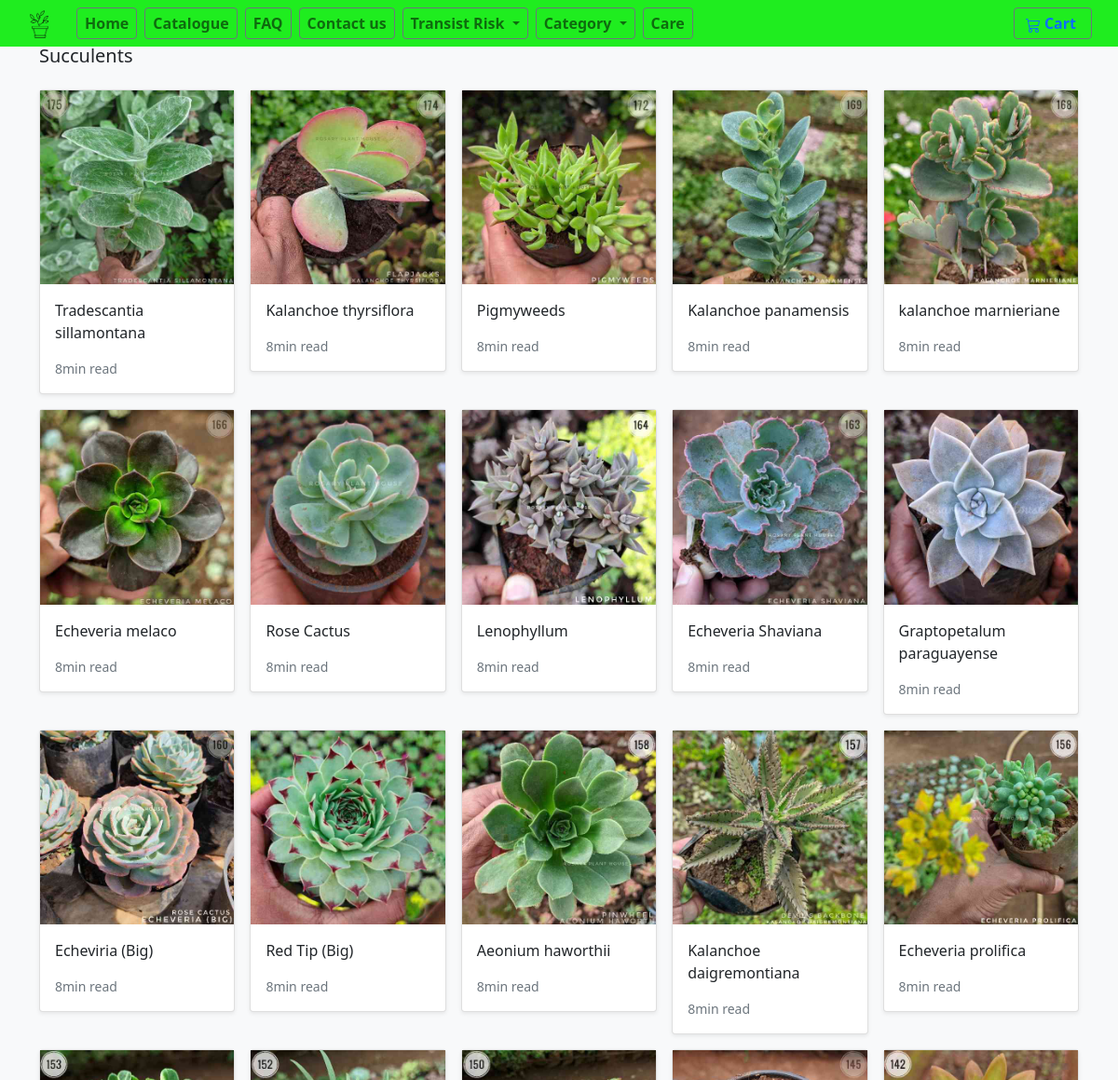
/shop/succulents/ (upper part), run on an earlier commit of the app's database.
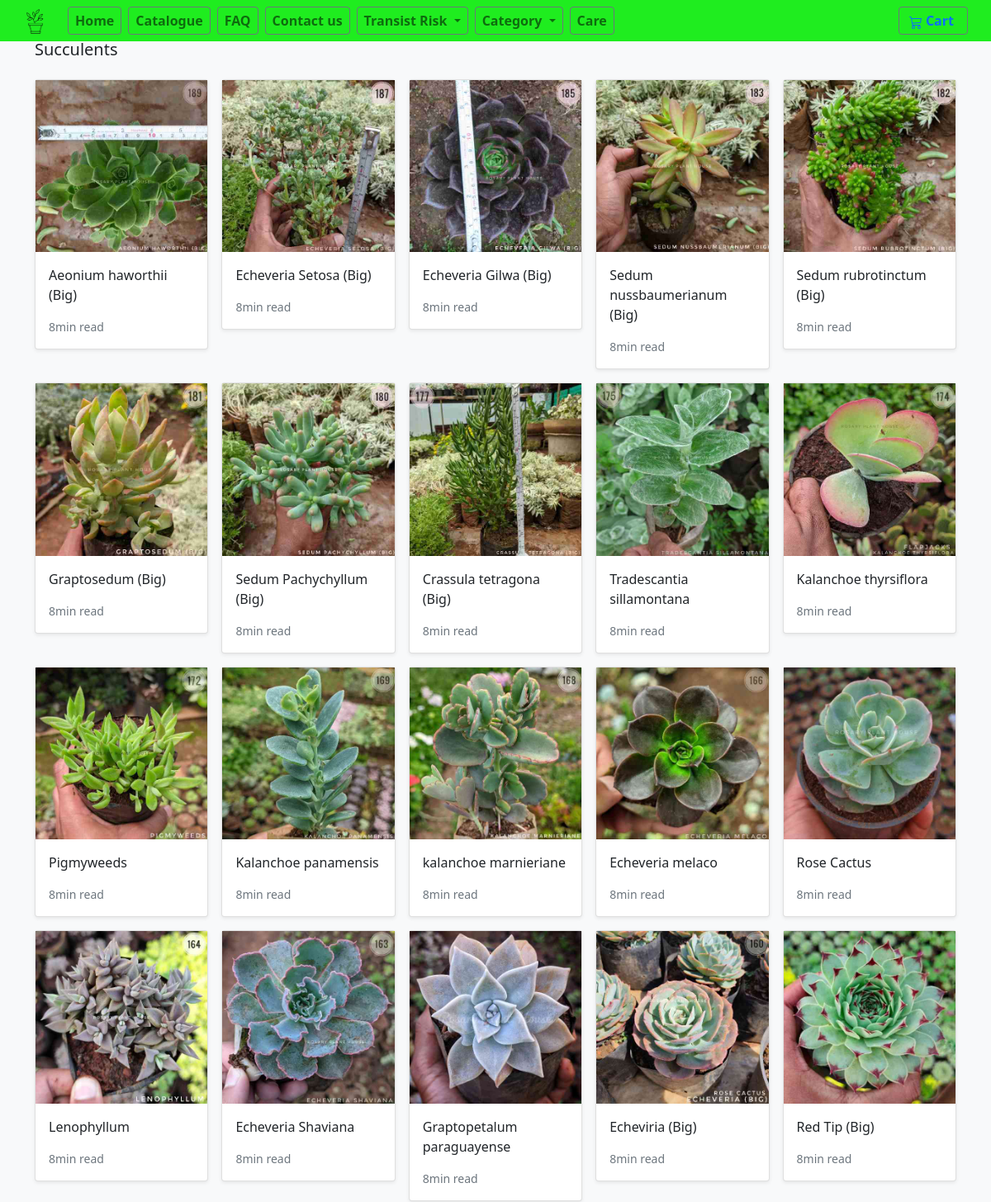
And on a later commit of the database.
### store/models.py (models this page shows, shortened)
class Product(models.Model):
    pid=models.IntegerField(null=False)
    category = models.ForeignKey(Category, related_name='product', on_delete=models.CASCADE,default=7)
    risk = models.ForeignKey(Risk, related_name='product', on_delete=models.CASCADE,default=1)
    created_by = models.ForeignKey(User, on_delete=models.CASCADE, related_name='product_creator',default=1)
    title = models.CharField(max_length=255)
    Nickname=models.CharField(max_length=255)
    author = models.CharField(max_length=255, default='admin')
    description = models.TextField(blank=True)
    image = models.ImageField(upload_to='images/', default='images/default.png')
    slug = models.SlugField(max_length=255)
    size=models.CharField(max_length=255, default="2-3")
    price = models.IntegerField(default=0)
    disprice = models.IntegerField(default=0)
    orgprice = models.IntegerField(default=0)
    in_stock = models.BooleanField(default=True)
    indoor = models.BooleanField(default=False)
    mother = models.BooleanField(default=False)
    is_active = models.BooleanField(default=True)
    created = models.DateTimeField(auto_now_add=True)
    updated = models.DateTimeField(auto_now=True)
    objects = models.Manager()
    sun = models.ForeignKey(Sun, related_name='product', on_delete=models.CASCADE,default=1)
    Watering = models.ForeignKey(Watering, related_name='product', on_delete=models.CASCADE,default=1)
    products = ProductManager()
    maintenance = models.ForeignKey(maintenance, related_name='product', on_delete=models.CASCADE,default=1)
    tag = models.CharField(max_length=20, choices=TAG_CHOICES, default='None')
    class Meta:
        verbose_name_plural = 'Products'
        ordering = ('-created',)
    def get_absolute_url(self):
        return reverse('store:product_detail', args=[self.slug])

### store/views.py (the view)
# urls.py: path('shop/<slug:category_slug>/', views.category_list, name='category_list'),
def category_list(request, category_slug=None):
    category = get_object_or_404(Category, slug=category_slug)
    products = Product.objects.filter(category=category)
    return render(request, 'store/products/category.html', {'category': category, 'products': products})

### basket/basket.py (called while the page is built)
    def __len__(self):
        return sum(item['qty'] for item in self.basket.values())

### basket/context_processors.py (called while the page is built)
def basket(request):
    return {'basket': Basket(request)}

### store/context_processors.py (called while the page is built)
def categories(request):
    Product.objects.update(price=F('orgprice')-F('disprice'))
    return {
        'categories': Category.objects.all()
    }

### templates/store/products/category.html (shortened to what this page needs)
{% extends "../base.html" %}
{% load static %}
{% block content %}
<main>
  <div class="album py-5 bg-light">
    <div class="container">
      <div class="pb-3 h5">{{category.name|title}}</div>
      <div class="row row-cols-1 row-cols-sm-2 row-cols-md-5 g-3">
        {% for product in products %}
        <div class="col">
          <div class="card shadow-sm">
          <img class="img-fluid" alt="Responsive image" src="{{ product.image.url }}">
            <div class="card-body">
              <p class="card-text">
                <a class="text-dark text-decoration-none" href="{{ product.get_absolute_url }}">{{ product.title }}</a>
              </p>
              <div class="d-flex justify-content-between align-items-center">
                <small class="text-muted">8min read</small>
              </div>
            </div>
          </div>
        </div>
        {% endfor %}
      </div>
    </div>
  </div>
</main>
{% endblock %}

What changed in the data, as far as the page shows it:
no longer on this page (row unchanged): Product: image (picture), title "Aeonium haworthii"
no longer on this page (row unchanged): Product: image (picture), title "Kalanchoe daigremontiana"
no longer on this page (row unchanged): Product: image (picture), title "Echeveria prolifica"
no longer on this page (row unchanged): Product: image (picture)
no longer on this page (row unchanged): Product: image (picture)
no longer on this page (row unchanged): Product: image (picture)
no longer on this page (row unchanged): Product: image (picture)
no longer on this page (row unchanged): Product: image (picture)
added Product: image (picture), title "Aeonium haworthii (Big)"
added Product: image (picture), title "Echeveria Setosa (Big)"
added Product: image (picture), title "Echeveria Gilwa (Big)"
added Product: image (picture), title "Sedum nussbaumerianum (Big)"
added Product: image (picture), title "Sedum rubrotinctum (Big)"
added Product: image (picture), title "Graptosedum (Big)"
added Product: image (picture), title "Sedum Pachychyllum (Big)"
added Product: image (picture), title "Crassula tetragona (Big)"
